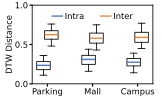

Python code for this plot:
from pathlib import Path

import matplotlib
import matplotlib.pyplot as plt
import numpy as np
from matplotlib.lines import Line2D


matplotlib.use("Agg")

# ===============================
# Figure & font (same original style)
# ===============================
plt.rcParams.update(
    {
        "font.size": 6,
        "font.family": "sans-serif",
        "axes.linewidth": 0.8,
    }
)

fig, ax = plt.subplots(figsize=(4.1 / 2.54, 2.5 / 2.54))

# ===============================
# Semi-synthetic DTW data
# Intra: same anchor/region; Inter: different anchors/regions.
# The values are adjusted from the previous trend but keep the
# expected separation: intra distances are lower than inter distances,
# with a small realistic overlap in complex environments.
# ===============================
parking_intra = np.array(
    [0.11, 0.13, 0.15, 0.16, 0.18, 0.19, 0.21, 0.22, 0.24, 0.25,
     0.27, 0.28, 0.30, 0.31, 0.34, 0.36, 0.18, 0.23, 0.26, 0.29]
)
parking_inter = np.array(
    [0.48, 0.51, 0.53, 0.55, 0.57, 0.59, 0.61, 0.63, 0.65, 0.67,
     0.70, 0.72, 0.58, 0.62, 0.66, 0.69, 0.74, 0.76, 0.56, 0.64]
)

mall_intra = np.array(
    [0.16, 0.18, 0.21, 0.23, 0.24, 0.26, 0.28, 0.30, 0.32, 0.34,
     0.36, 0.38, 0.40, 0.42, 0.25, 0.29, 0.33, 0.35, 0.37, 0.44]
)
mall_inter = np.array(
    [0.43, 0.46, 0.49, 0.51, 0.54, 0.56, 0.59, 0.61, 0.63, 0.66,
     0.68, 0.70, 0.52, 0.57, 0.60, 0.64, 0.72, 0.75, 0.47, 0.55]
)

campus_intra = np.array(
    [0.14, 0.17, 0.19, 0.20, 0.22, 0.24, 0.26, 0.27, 0.29, 0.31,
     0.33, 0.35, 0.23, 0.25, 0.28, 0.30, 0.32, 0.34, 0.37, 0.39]
)
campus_inter = np.array(
    [0.45, 0.48, 0.50, 0.52, 0.55, 0.57, 0.60, 0.62, 0.64, 0.67,
     0.69, 0.71, 0.53, 0.58, 0.61, 0.65, 0.73, 0.77, 0.49, 0.56]
)

data = [
    parking_intra, parking_inter,
    mall_intra, mall_inter,
    campus_intra, campus_inter,
]

positions = [
    1.0, 1.35,
    3.0, 3.35,
    5.0, 5.35,
]

# ===============================
# Boxplot
# ===============================
box = ax.boxplot(
    data,
    positions=positions,
    widths=0.6,
    patch_artist=True,
    showfliers=False,
    boxprops=dict(linewidth=0.6),
    whiskerprops=dict(linewidth=0.6),
    capprops=dict(linewidth=0.6),
    medianprops=dict(linewidth=1.0, color="#4874CB"),
)

for i in [1, 3, 5]:
    box["medians"][i].set_color("#EE822F")

for patch in box["boxes"]:
    patch.set_facecolor("white")

# ===============================
# Axes
# ===============================
ax.set_xticks([1.175, 3.175, 5.175])
ax.set_xticklabels(["Parking", "Mall", "Campus"])
ax.set_ylabel("DTW Distance", labelpad=1)

ax.set_xlim(0.5, 5.85)
ax.set_ylim(0, 1.0)
ax.set_yticks([0.0, 0.5, 1.0])
ax.tick_params(axis="both", length=2, width=0.8, pad=1)

# ===============================
# Legend
# ===============================
legend_elements = [
    Line2D([0], [0], color="#4874CB", lw=1.0, label="Intra"),
    Line2D([0], [0], color="#EE822F", lw=1.0, label="Inter"),
]

ax.legend(
    handles=legend_elements,
    frameon=False,
    fontsize=6,
    loc="upper center",
    ncol=2,
    handlelength=1.2,
    handletextpad=0.3,
)

# ===============================
# Layout & save
# ===============================
plt.subplots_adjust(left=0.2, right=0.95, bottom=0.15, top=0.95)
for sp in ["left", "right", "top", "bottom"]:
    ax.spines[sp].set_visible(True)
    ax.spines[sp].set_linewidth(0.6)

output_path = Path(__file__).with_suffix(".pdf")
plt.savefig(output_path, format="pdf")

# ===============================
# Statistics for paper text
# ===============================
all_intra = np.concatenate([parking_intra, mall_intra, campus_intra])
all_inter = np.concatenate([parking_inter, mall_inter, campus_inter])

intra_mean = np.mean(all_intra)
intra_median = np.median(all_intra)
intra_max = np.max(all_intra)
inter_mean = np.mean(all_inter)
inter_min = np.min(all_inter)
overlap_ratio = np.mean(all_intra > inter_min) * 100

print("===== DTW Statistics =====")
print(f"Intra mean   : {intra_mean:.3f}")
print(f"Intra median : {intra_median:.3f}")
print(f"Intra max    : {intra_max:.3f}")
print(f"Inter mean   : {inter_mean:.3f}")
print(f"Inter min    : {inter_min:.3f}")
print(f"Tail overlap : {overlap_ratio:.2f}%")
print(f"Saved to     : {output_path}")
